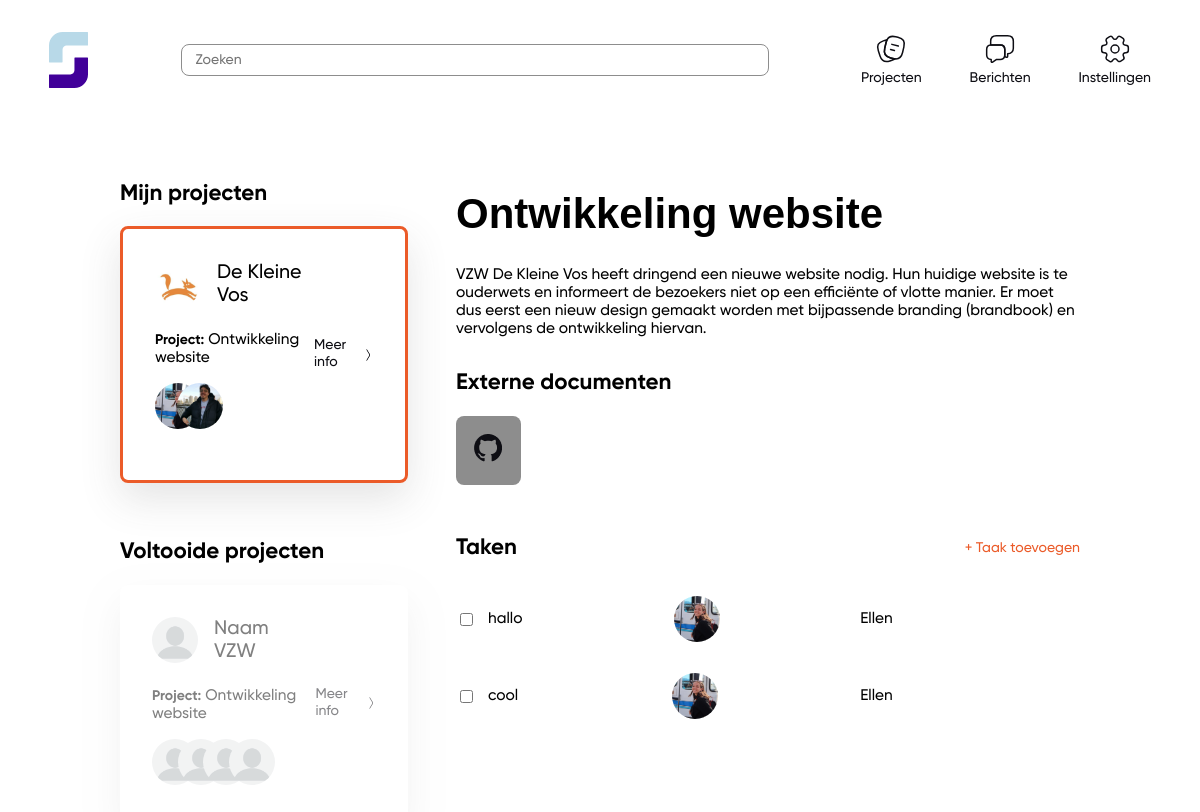
Screenshot of /myprojects.php (signed in) with the database file from the repository.
### tables this page shows
CREATE TABLE `posts` (
  `id` int(11) unsigned NOT NULL AUTO_INCREMENT,
  `title` varchar(300) DEFAULT NULL,
  `description` varchar(300) DEFAULT NULL,
  `date` datetime DEFAULT NULL,
  `user_id` int(11) DEFAULT NULL,
  PRIMARY KEY (`id`)
);

CREATE TABLE `users` (
  `id` int(11) unsigned NOT NULL AUTO_INCREMENT,
  `name` varchar(300) DEFAULT NULL,
  `last_name` varchar(300) DEFAULT NULL,
  `email` varchar(300) DEFAULT NULL,
  `school` varchar(300) DEFAULT NULL,
  `education` varchar(300) DEFAULT NULL,
  `description_vzw` varchar(300) DEFAULT NULL,
  `password` varchar(300) DEFAULT NULL,
  `is_student` tinyint(1) DEFAULT NULL,
  `profile_pic` varchar(300) DEFAULT NULL,
  PRIMARY KEY (`id`)
);

CREATE TABLE `team` (
  `id` int(11) unsigned NOT NULL AUTO_INCREMENT,
  `post_id` int(11) DEFAULT NULL,
  `user_id` int(11) DEFAULT NULL,
  PRIMARY KEY (`id`)
);

CREATE TABLE `tasks` (
  `id` int(11) unsigned NOT NULL AUTO_INCREMENT,
  `task` varchar(300) DEFAULT NULL,
  `user_id` int(11) DEFAULT NULL,
  `post_id` int(11) DEFAULT NULL,
  PRIMARY KEY (`id`)
);

### classes/Project.php (called while the page is built, shortened)
<?php
    class Project
    {
        public static function getMembersByProject($id)
        {
            $conn = Db::getInstance();
            $statement = $conn->prepare('SELECT * from team INNER JOIN users on team.user_id = users.id WHERE post_id = :id');
            $statement->bindValue(':id', $id);
            $statement->execute();
            return $statement->fetchAll(PDO::FETCH_ASSOC);
        }
        public static function getMyProjects($id)
        {
            $conn = Db::getInstance();
            $statement = $conn->prepare('SELECT * FROM team INNER JOIN users ON team.user_id = users.id INNER JOIN posts ON team.post_id = posts.id WHERE team.user_id = :id');
            $statement->bindValue(':id', $id);
            $statement->execute();
            $projects =  $statement->fetchAll(PDO::FETCH_ASSOC);
            return $projects;
        }
        public static function getOrganisationOfProject($id)
        {
            $conn = Db::getInstance();
            $statement = $conn->prepare('SELECT * FROM posts INNER JOIN users ON posts.user_id = users.id WHERE posts.id = :id');
            $statement->bindValue(':id', $id);
            $statement->execute();
            return $statement->fetch(PDO::FETCH_ASSOC);
        }
    }

### classes/Task.php (called while the page is built, shortened)
<?php
    class Task
    {
        public static function getTasks($id)
        {
            $conn = Db::getInstance();
            $statement = $conn->prepare('SELECT * FROM tasks INNER JOIN users on users.id = tasks.user_id WHERE post_id = :post_id');
            $statement->bindValue(':post_id', $id);
            $statement->execute();
            return $statement->fetchAll();
        }
    }

### myprojects.php (the view, shortened to what this page needs)
<?php
    try {
        $myprojects = Project::getMyProjects($_SESSION['id']);
        $tasks = Task::getTasks($myprojects[0]['id']);
        $organisation = Project::getOrganisationOfProject($myprojects[0]['id']);
        $members = Project::getMembersByProject($myprojects[0]['id']);
    } catch (\Throwable $e) {
        $error = $e->getMessage();
    }
?><!DOCTYPE html>
<html lang="en">
<head>
    <link rel="stylesheet" href="https://use.typekit.net/hbs6zbg.css">
    <link rel="stylesheet" href="style/style.css">
</head>
<body>
    <?php require_once('header.php'); ?>
    <?php if (isset($error)): ?>
    <div class="container--emptystate">
        <div class="sidebar__emptystate">
            <div class="active__projects__emptystate">
                <h2>Mijn projecten</h2>
                <div class="project__card__emptystate">
                    <div class="project__box__emptystate">
                        <a href="index.php"><img class="emptystate__plus" src="assets/img/plus.png" alt="plus"></a>
                        <h3>Zoek een Project</h3>
                    </div>
                </div>
            </div>
            <div class="finished__projects__emptystate">
                <h2>Voltooide projecten</h2>
                <div class="project__card__emptystate project__card__finished">
                    <div class="project__box__emptystate">
                        <div class="project__box__emptystate">
                            <h3>Je hebt nog geen voltooide projecten</h3>
                        </div>
                    </div>
                </div>
            </div>
        </div>
        <div class="project__emptystate">
            <img class="emptystate__doc" src="assets/img/empty-state.png" alt="empty state">
            <h2 class="emptystate__title"><?php echo $error ?></h2>
            <p class="emptystate__text">Vind een geschikt project en meld je zo snel mogelijk aan!</p>
        </div>
    </div>
    <?php else: ?>
    <div class="container--feed">
        <div class="sidebar__myprojects">
            <div class="active__projects">
                <h2>Mijn projecten</h2>
                <div class="project__card">
                    <div class="project__summary">
                        <div class="project__box__profile">
                            <?php if (empty($organisation['profile_pic'])): ?>
                                <img class="projects__img" src="profile_pictures/profile-pic.png" alt="profile-pic">
                            <?php else: ?>
                                <img class="projects__img" src="profile_pictures/<?php echo $organisation['profile_pic'] ?>" alt="profile-pic">
                            <?php endif; ?>
                            <h3><?php echo $organisation['name'] ?></h3>
                        </div>
                        <p><span>Project:</span> <?php echo $myprojects[0]["title"] ?></p>
                        <ul class="projects__list">
                            <?php foreach ($members as $member): ?>
                            <li>
                                <?php if (empty($member['profile_pic'])): ?>
                                    <img class="projects__img overlapping__img" src="profile_pictures/profile-pic.png" alt="profile-pic">
                                <?php else: ?>
                                    <img class="projects__img overlapping__img" src="profile_pictures/<?php echo $member['profile_pic'] ?>" alt="profile-pic">
                                <?php endif; ?>
                            </li>
                            <?php endforeach; ?>
                        </ul>
                    </div>
                    <div class="project__info">
                        <a class="project__info__link" href="project.php?project=<?php echo $myprojects[0]["id"] ?>">Meer info</a>
                        <img class="project__info__img" src="assets/img/arrow.png" alt="arrow">
                    </div>
                </div>
            </div>
            <div class="finished__projects">
                <h2>Voltooide projecten</h2>
                <div class="project__card project__card__finished">
                    <div class="project__summary">
                        <div class="project__box__profile">
                            <img class="projects__img" src="profile_pictures/profile-pic.png" alt="profile-pic">
                            <h3>Naam VZW</h3>
                        </div>
                        <p><span>Project:</span>  <?php echo $myprojects[0]["title"] ?></p>
                        <img class="projects__img overlapping__img" src="profile_pictures/profile-pic.png" alt="profile-pic">
                        <img class="projects__img overlapping__img" src="profile_pictures/profile-pic.png" alt="profile-pic">
                        <img class="projects__img overlapping__img" src="profile_pictures/profile-pic.png" alt="profile-pic">
                        <img class="projects__img overlapping__img" src="profile_pictures/profile-pic.png" alt="profile-pic">
                    </div>
                    <div class="project__info">
                        <a class="project__info__link" href="project.php">Meer info</a>
                        <img class="project__info__img" src="assets/img/arrow.png" alt="arrow">
                    </div>
                </div>
            </div>
        </div>
        <div class="project__details">
            <div class="project__explanation">
                <h1 class="header-one"> <?php echo $myprojects[0]["title"] ?></h1>
                <p> <?php echo $myprojects[0]["description"] ?></p>
            </div>
            <div class="external__documents">
                <h2>Externe documenten</h2>
                <div class="external__link">
                    <img src="./assets/img/github.png" alt="">
                </div>
            </div>
            <div class="tasks">
                <div class="tasks__add">
                    <h2>Taken</h2>
                    <div id="addTask" class="btn--extra">+ Taak toevoegen</div>
                </div>
                <div class="task__list">
                    <?php if (empty($tasks)): ?>
                            <h3>Je hebt nog geen taken</h3>
                    <?php else: ?>
                    <div class="task__container">
                        <?php foreach ($tasks as $task): ?>
                            <div class="checkbox__task">
                                <div class="checkbox__task__info">
                                    <input class="filter__checkbox--active" type="checkbox" name="language" value="nl">
                                    <p><?php echo $task["task"] ?></p>
                                </div>
                                <?php if (empty($task['profile_pic'])): ?>
                                    <img class="projects__img overlapping__img" src="profile_pictures/profile-pic.png" alt="profile-pic">
                                    <p><?php echo $task['name'] ?></p>
                                <?php else: ?>
                                    <img class="projects__img overlapping__img" src="profile_pictures/<?php echo $task['profile_pic'] ?>" alt="profile-pic">
                                    <p><?php echo $task['name'] ?></p>
                                <?php endif; ?>
                            </div>
                        <?php endforeach; ?>
                    </div>
                    <?php endif; ?>
                </div>
            </div>
        </div>
    </div>
    <?php endif; ?>
</body>
</html>

### style/style.css (style rules this page uses)
:root { --primary: #430BC8; --secondary: #B7D9E8; --accent: #EB5B29; --neutral: #fffcf5; --offblack: #0E0E14; --offwhite: #FAF6EE; --white: #ffffff; --gray: #8d8d8d; }
body { margin: 0; }
* { font-family: "Gilroy"; font-size: 14px; box-sizing: border-box; }
.header-one { font-size: 3em; font-weight: bold; font-family: gopher, sans-serif; text-align: center; }
.header-two, h2 { font-size: 1.6em; font-weight: bold; font-family: "Gilroy", sans-serif; }
h3 { font-size: 1.4em; font-weight: 500; font-family: "Gilroy", sans-serif; margin: 0 0 .6em; }
p { font-size: 1.1em; font-weight: 500; }
.container--feed { display: flex; justify-content: space-between; width: 80%; margin: 3em auto 0; }
.btn--extra { border: none; background-color: transparent; color: var(--accent); cursor: pointer; font-size: 1em; font-weight: 500; transition: all 0.1s ease-in; }
.projects__img { width: 46px; height: 46px; border-radius: 50%; margin-right: 16px; }
.project__box__profile { display: flex; flex-direction: row; align-items: center; padding-bottom: 24px; }
.project__info { display: flex; align-items: center; }
.project__info__link { text-decoration: none; color: var(--offblack); border-bottom: 1px solid transparent; transition: all .2s; }
.project__info__img { width: 16px; height: 16px; padding-left: 6px; }
.sidebar__myprojects { width: 30%; }
.project__card { display: flex; justify-content: space-between; box-shadow: 0px 16px 40px rgba(75, 75, 75, 0.15); padding: 32px; border-radius: 8px; border: 3px solid var(--accent); }
.project__box__profile h3 { margin: 0; }
.overlapping__img { margin-right: -24px; }
.projects__list { padding: 0; list-style: none; display: flex; flex-direction: row; }
.project__summary span { font-weight: 700; }
.project__summary p { margin: 0 0 16px; }
.finished__projects { margin-top: 56px; }
.project__card__finished { filter: opacity(50%); border: none; }
.project__details { width: 65%; }
.project__details h1 { text-align: left; }
.external__documents { margin-top: 32px; }
.external__link { background-color: var(--gray); display: inline-block; padding: 16px; border-radius: 8px; }
.tasks { margin-top: 32px; }
.task__container { display: flex; flex-direction: column; justify-content: flex-start; width: 70%; margin-bottom: 24px; }
.tasks__add { display: flex; justify-content: space-between; align-items: center; }
.checkbox__task { display: flex; align-items: center; justify-content: space-between; padding: 1em 0; }
.checkbox__task p { margin-left: 12px; }
.checkbox__task__info { display: flex; flex-direction: row; align-items: center; }

### rows the page displays
posts: user.profile_pic (picture), user.name "De Kleine Vos"
team: post.title "Ontwikkeling website", post.description "VZW De Kleine Vos heeft dringend een nieuwe website nodig. Hun huidige website is te ouderwets en informeert de bezoekers niet op een efficiënte of vlotte manier. Er moet dus eerst een nieuw design gemaakt worden met bijpassende branding (brandbook) en vervolgens de ontwikkeling hiervan."
team: user.profile_pic (picture)
tasks: task "hallo", user.profile_pic (picture), user.name "Ellen"
tasks: task "cool", user.profile_pic (picture), user.name "Ellen"
